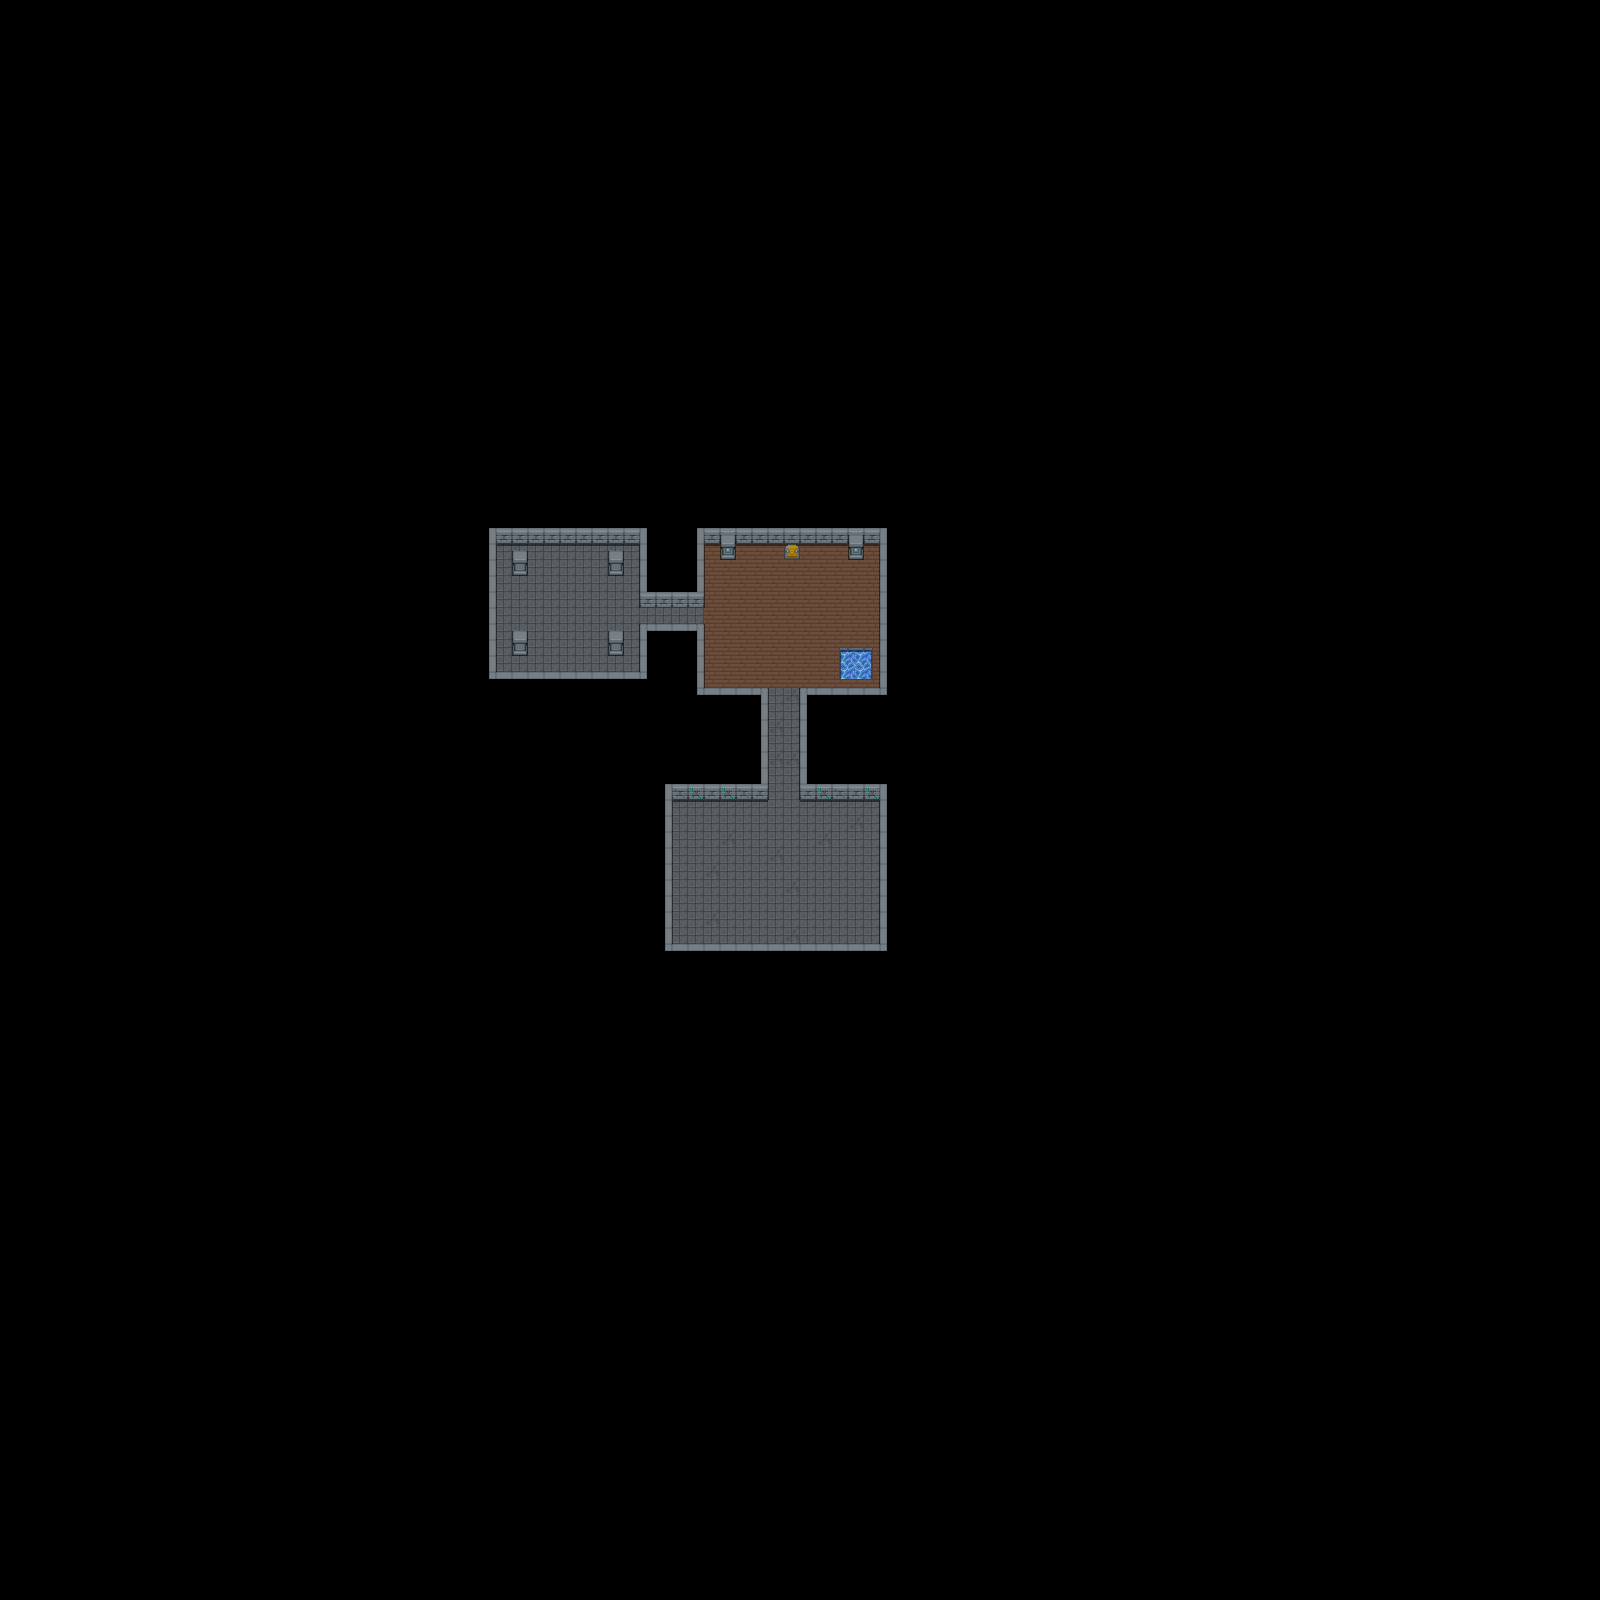

A 2D game scene composited from a Tiled map and its tileset images. What follows is a short description and the map's XML, with each tile layer's data collapsed to a summary:
An orthogonal 100x100 tile map with 16x16 px tiles, 4 tile layers (Tile Layer 1, Tile Layer 2, Tile Layer 4, Tile Layer 3) and 37 objects (5x Slime_Spawn, Player_Spawn, Angry-Blob_Spawn, Octo_Spawn, Night-Crawler_Spawn).

<map version="1.2" tiledversion="1.3.3" orientation="orthogonal" renderorder="right-down" width="100" height="100" tilewidth="16" tileheight="16" infinite="0" nextlayerid="7" nextobjectid="45">
 <tileset firstgid="1" source="16x16 dungeon set 1.tsx" />
 <layer id="1" name="Tile Layer 1" width="100" height="100">
  <data>[10000 cells, 314 non-empty, 13 distinct tile ids]</data>
 </layer>
 <layer id="2" name="Tile Layer 2" width="100" height="100">
  <data>[10000 cells, 234 non-empty, 19 distinct tile ids]</data>
 </layer>
 <layer id="6" name="Tile Layer 4" width="100" height="100">
  <data>[10000 cells, 1 non-empty, 1 distinct tile ids]</data>
 </layer>
 <objectgroup id="5" name="Objects">
  <object id="21" name="Player_Spawn" x="565.333" y="604">
   <point />
  </object>
  <object id="25" name="Angry-Blob_Spawn" x="790.333" y="653">
   <point />
  </object>
  <object id="26" name="Octo_Spawn" x="746.833" y="607">
   <point />
  </object>
  <object id="27" name="Slime_Spawn" x="826.833" y="606.5">
   <point />
  </object>
  <object id="28" name="Slime_Spawn" x="843.667" y="851.333">
   <point />
  </object>
  <object id="29" name="Slime_Spawn" x="715.333" y="849">
   <point />
  </object>
  <object id="30" name="Night-Crawler_Spawn" x="778.667" y="884">
   <point />
  </object>
  <object id="31" name="Slime_Spawn" x="711" y="922.333">
   <point />
  </object>
  <object id="32" name="Slime_Spawn" x="844" y="924">
   <point />
  </object>
  <object id="44" gid="99" x="848" y="638" width="16" height="16" />
 </objectgroup>
 <layer id="3" name="Tile Layer 3" width="100" height="100">
  <data>[10000 cells, 6 non-empty, 1 distinct tile ids]</data>
 </layer>
 <objectgroup color="#ff0000" id="4" name="Collision">
  <object id="1" x="489" y="532.25" width="157.75" height="6.25" />
  <object id="3" x="488.5" y="538" width="7" height="141" />
  <object id="4" x="494.5" y="671.5" width="152" height="7" />
  <object id="5" x="640" y="624.5" width="6" height="53.5" />
  <object id="6" x="640" y="624" width="64" height="7.5" />
  <object id="7" x="697.5" y="624.5" width="6" height="70.5" />
  <object id="9" x="879.75" y="528.25" width="7" height="165.75" />
  <object id="10" x="697" y="531.75" width="189.75" height="5.25" />
  <object id="11" x="697.25" y="531.75" width="6.25" height="70.25" />
  <object id="12" x="640.25" y="597.5" width="63.5" height="5" />
  <object id="13" x="640.25" y="528.25" width="6.25" height="74" />
  <object id="14" x="609" y="557.5" width="13.75" height="13" />
  <object id="15" x="513" y="557.5" width="13.75" height="13" />
  <object id="16" x="513" y="638" width="13.75" height="13" />
  <object id="17" x="609" y="638" width="13.75" height="13" />
  <object id="18" x="721" y="542.25" width="13.75" height="13" />
  <object id="19" x="849" y="542.25" width="13.75" height="13" />
  <object id="20" x="840" y="648.25" width="31.5" height="30.75" />
  <object id="33" x="697.667" y="688.667" width="70.6667" height="6.33333" />
  <object id="34" x="800.333" y="688" width="86" height="6.33333" />
  <object id="36" x="761" y="688" width="6.33333" height="106.667" />
  <object id="37" x="800.333" y="688.333" width="6.33333" height="106" />
  <object id="38" x="665.333" y="788.667" width="101.333" height="5.66667" />
  <object id="39" x="665.333" y="784" width="6" height="166.333" />
  <object id="40" x="665" y="944" width="221.333" height="6.33333" />
  <object id="41" x="880.333" y="784" width="6" height="166.333" />
  <object id="43" x="800.333" y="788.333" width="86" height="5.66667" />
 </objectgroup>
</map>
